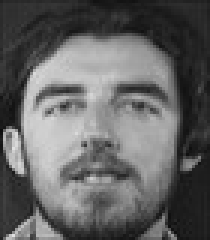
#> input picture Assignment 4/data/face/101_11.jpg, 70 x 80 px (shown 3 times larger); its folder holds 4 pictures in this run
$ jupyter execute q6.ipynb
#> lines starting #> are read from the running program, lines starting #| are printed output that depends on the picture
### Pattern Recognition
### Assignment 4
### COE19B007 - Praveen B R
#### Question 6
**Q6.)
 Fisherfaces- Face classification using LDA (40 classes)**
- Use the following face image files (face-ds.zip) to classify the faces of 40 different people.
- Use LDA to reduce the dimensions from d to d’.
- Use appropriate classifier taught in class (any classification algorithm taught in class like Bayes classifier,minimum distance classifier, and so on )
- Compare the performance of LDA and PCA using appropriate performance measures.

[cell 1]
import cv2
import os
import re
import numpy as np
import pandas as pd
from matplotlib import pyplot as plt
import seaborn as sns

[cell 2]
loc = "./data/face/"

[cell 3]
fvs = {}
data = []
label = []
for img in os.listdir(loc):
    face_class = int(re.search("_.*\.",str(img)).group()[1:-1])
    fv = cv2.imread(loc+img,0)
#> fv is the input picture: shape (80, 70); min 13, max 224, mean 99.5
    fv = fv.reshape(70*80,)
#> fv = 5600 values, max 224 at index 3434, min 13 at index 3010, mean 99.46
    if face_class-1 not in fvs.keys(): fvs[face_class-1] =[]
    fvs[face_class-1].append(fv)
    data.append(np.array(fv))
    label.append(face_class)

[cell 4]
data = pd.DataFrame(np.array(data))

[cell 5]
data

[cell 6]
len(data),len(data[0]), data.shape

[cell 7]
print(data.iloc[1].min())
print(data.iloc[1].max())

[cell 8]
(fv,fv.shape,fv.size)

[cell 9]
plt.imshow(fv.reshape(80,70))
plt.show()
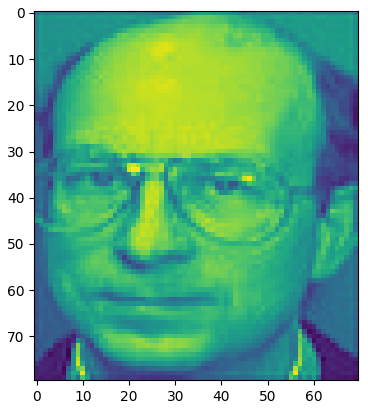
#> figure drawn by matplotlib, 1 panel

[cell 10]
from sklearn.discriminant_analysis import LinearDiscriminantAnalysis
lda = LinearDiscriminantAnalysis()
data_reduced = lda.fit_transform(data,label)

### Data reduced to 39 dimensions

[cell 11]
pd.DataFrame(data_reduced)

[cell 12]
class NaiveBayesClassifier():
    '''
    Bayes Theorem form
    P(y|X) = P(X|y) * P(y) / P(X)
    '''
    def calc_prior(self, features, target):
        '''
        prior probability P(y)
        calculate prior probabilities
        '''
        self.prior = (features.groupby(target).apply(lambda x: len(x)) / self.rows).to_numpy()

        return self.prior

    def calc_statistics(self, features, target):
        '''
        calculate mean, variance for each column and convert to numpy array
        '''
        self.mean = features.groupby(target).apply(np.mean).to_numpy()
        self.var = features.groupby(target).apply(np.var).to_numpy()

        return self.mean, self.var

    def gaussian_density(self, class_idx, x):
        '''
        calculate probability from gaussian density function (normally distributed)
        we will assume that probability of specific target value given specific class is normally distributed

        probability density function derived from wikipedia:
        (1/√2pi*σ) * exp((-1/2)*((x-μ)^2)/(2*σ²)), where μ is mean, σ² is variance, σ is quare root of variance (standard deviation)
        '''
        mean = self.mean[class_idx]
        var = self.var[class_idx]
        numerator = np.exp((-1/2)*((x-mean)**2) / (2 * var))
#         numerator = np.exp(-((x-mean)**2 / (2 * var)))
        denominator = np.sqrt(2 * np.pi * var)
        prob = numerator / denominator
        return prob

    def calc_posterior(self, x):
        posteriors = []

        # calculate posterior probability for each class
        for i in range(self.count):
            prior = np.log(self.prior[i]) ## use the log to make it more numerically stable
            conditional = np.sum(np.log(self.gaussian_density(i, x))) # use the log to make it more numerically stable
            posterior = prior + conditional
            posteriors.append(posterior)
        # return class with highest posterior probability
        return self.classes[np.argmax(posteriors)]


    def fit(self, features, target):
        self.classes = np.unique(target)
        self.count = len(self.classes)
        self.feature_nums = features.shape[1]
        self.rows = features.shape[0]

        self.calc_statistics(features, target)
        self.calc_prior(features, target)

    def predict(self, features):
        preds = [self.calc_posterior(f) for f in features.to_numpy()]
        return preds

    def accuracy(self, y_test, y_pred):
        accuracy = np.sum(y_test == y_pred) / len(y_test)
        return accuracy

    def visualize(self, y_true, y_pred, target):

#> called with target = 'label'
        tr = pd.DataFrame(data=y_true, columns=[target])
        pr = pd.DataFrame(data=y_pred, columns=[target])


        fig, ax = plt.subplots(1, 2, sharex='col', sharey='row', figsize=(30,15))
        sns.set_style("whitegrid")
        sns.countplot(x=target, data=tr, ax=ax[0], palette='viridis', alpha=0.7, hue=target, dodge=False)
        sns.countplot(x=target, data=pr, ax=ax[1], palette='viridis', alpha=0.7, hue=target, dodge=False)
        fig.suptitle('True vs Predicted Comparison', fontsize=20)

        ax[0].tick_params(labelsize=12)
        ax[1].tick_params(labelsize=12)
        ax[0].set_title("True values", fontsize=18)
        ax[1].set_title("Predicted values", fontsize=18)

        plt.show()
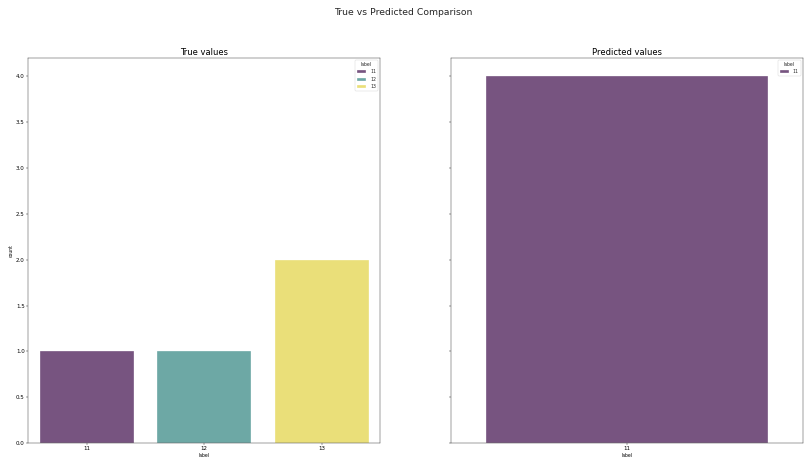
#> figure drawn by matplotlib, 2 panels
